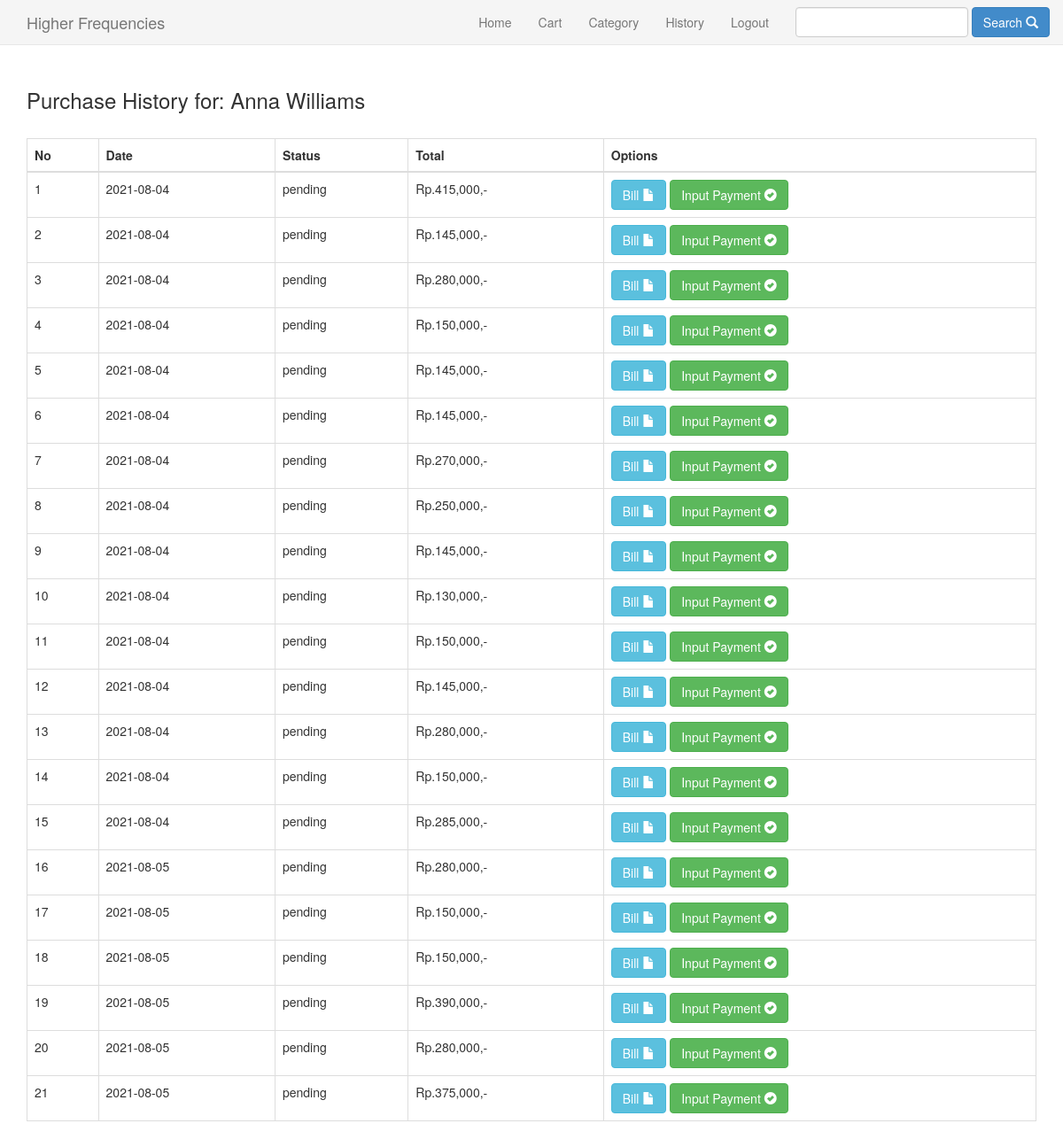
The app's page /Highfreq/history.php (signed in) with its own data.
### tables this page shows
CREATE TABLE `pembelian` (
  `id_pembelian` int(11) NOT NULL,
  `id_pelanggan` int(11) NOT NULL,
  `id_ongkir` int(11) NOT NULL,
  `tanggal_pembelian` date NOT NULL,
  `total_pembelian` int(11) NOT NULL,
  `nama_kota` varchar(100) NOT NULL,
  `tarif` int(11) NOT NULL,
  `alamat_pengiriman` text NOT NULL,
  `status_pembelian` varchar(100) NOT NULL DEFAULT 'pending',
  `resi_pengiriman` varchar(50) NOT NULL
);

### Highfreq/history.php (the view, shortened to what this page needs)
<?php
include 'connection.php';
?>
<!DOCTYPE html>
<html>
<head>
    <link rel="stylesheet" href="admin/assets/css/bootstrap.css">
</head>
    <body>
<?php include 'menu.php'; ?>
<section class="riwayat">
    <div class="container">
    <br><br><br><br>
        <h3>Purchase History for: <?php echo $_SESSION["customer"]["nama_pelanggan"] ?></h3><br>
        <table class="table table-bordered">
            <thead>
                <tr>
                    <th>No</th>
                    <th>Date</th>
                    <th>Status</th>
                    <th>Total</th>
                    <th>Options</th>
                </tr>
            </thead>
            <tbody>
                <?php
                $nomor=1;
                $id_pelanggan = $_SESSION["customer"]['id_pelanggan'];
                $ambil = $koneksi->query("SELECT * FROM pembelian WHERE id_pelanggan='$id_pelanggan'");
                while($pecah = $ambil->fetch_assoc()){
                ?>
                <tr>
                    <td><?php echo $nomor; ?></td>
                    <td><?php echo $pecah["tanggal_pembelian"] ?></td>
                    <td>
                        <?php echo $pecah["status_pembelian"] ?>
                        <br>
                    </td>
                    <td>Rp.<?php echo number_format($pecah["total_pembelian"]) ?>,-</td>
                    <td>
                        <a href="bill.php?id=<?php echo $pecah["id_pembelian"] ?>" class="btn btn-info">Bill <i class="glyphicon glyphicon-file" ></i></a>
                        <?php if ($pecah['status_pembelian']=="pending"): ?>
                        <a href="payment.php?id=<?php echo $pecah["id_pembelian"]; ?>" class="btn btn-success">
                        Input Payment <i class="glyphicon glyphicon-ok-sign" ></i>
                        </a>
                        <?php else: ?>
                        <a href="note.php?id=<?php echo $pecah["id_pembelian"]; ?>" class="btn btn-warning">
                            Note
                        </a>
                        <?php endif ?>
                    </td>
                </tr>
                <?php $nomor++; ?>
                <?php } ?>
            </tbody>
        </table>
    </div>
</section>
</body>
</html>

### Highfreq/menu.php (style rules this page uses)
* { margin: 0; padding: 0; }

### records on screen
pembelian: tanggal_pembelian "2021-08-04", status_pembelian "pending", total_pembelian "415,000"
pembelian: tanggal_pembelian "2021-08-04", status_pembelian "pending", total_pembelian "145,000"
pembelian: tanggal_pembelian "2021-08-04", status_pembelian "pending", total_pembelian "280,000"
pembelian: tanggal_pembelian "2021-08-04", status_pembelian "pending", total_pembelian "150,000"
pembelian: tanggal_pembelian "2021-08-04", status_pembelian "pending", total_pembelian "145,000"
pembelian: tanggal_pembelian "2021-08-04", status_pembelian "pending", total_pembelian "145,000"
pembelian: tanggal_pembelian "2021-08-04", status_pembelian "pending", total_pembelian "270,000"
pembelian: tanggal_pembelian "2021-08-04", status_pembelian "pending", total_pembelian "250,000"
pembelian: tanggal_pembelian "2021-08-04", status_pembelian "pending", total_pembelian "145,000"
pembelian: tanggal_pembelian "2021-08-04", status_pembelian "pending", total_pembelian "130,000"
pembelian: tanggal_pembelian "2021-08-04", status_pembelian "pending", total_pembelian "150,000"
pembelian: tanggal_pembelian "2021-08-04", status_pembelian "pending", total_pembelian "145,000"
pembelian: tanggal_pembelian "2021-08-04", status_pembelian "pending", total_pembelian "280,000"
pembelian: tanggal_pembelian "2021-08-04", status_pembelian "pending", total_pembelian "150,000"
pembelian: tanggal_pembelian "2021-08-04", status_pembelian "pending", total_pembelian "285,000"
pembelian: tanggal_pembelian "2021-08-05", status_pembelian "pending", total_pembelian "280,000"
pembelian: tanggal_pembelian "2021-08-05", status_pembelian "pending", total_pembelian "150,000"
pembelian: tanggal_pembelian "2021-08-05", status_pembelian "pending", total_pembelian "150,000"
pembelian: tanggal_pembelian "2021-08-05", status_pembelian "pending", total_pembelian "390,000"
pembelian: tanggal_pembelian "2021-08-05", status_pembelian "pending", total_pembelian "280,000"
pembelian: tanggal_pembelian "2021-08-05", status_pembelian "pending", total_pembelian "375,000"

### other values on screen
$_SESSION["customer"]["nama_pelanggan"] "Anna Williams"
